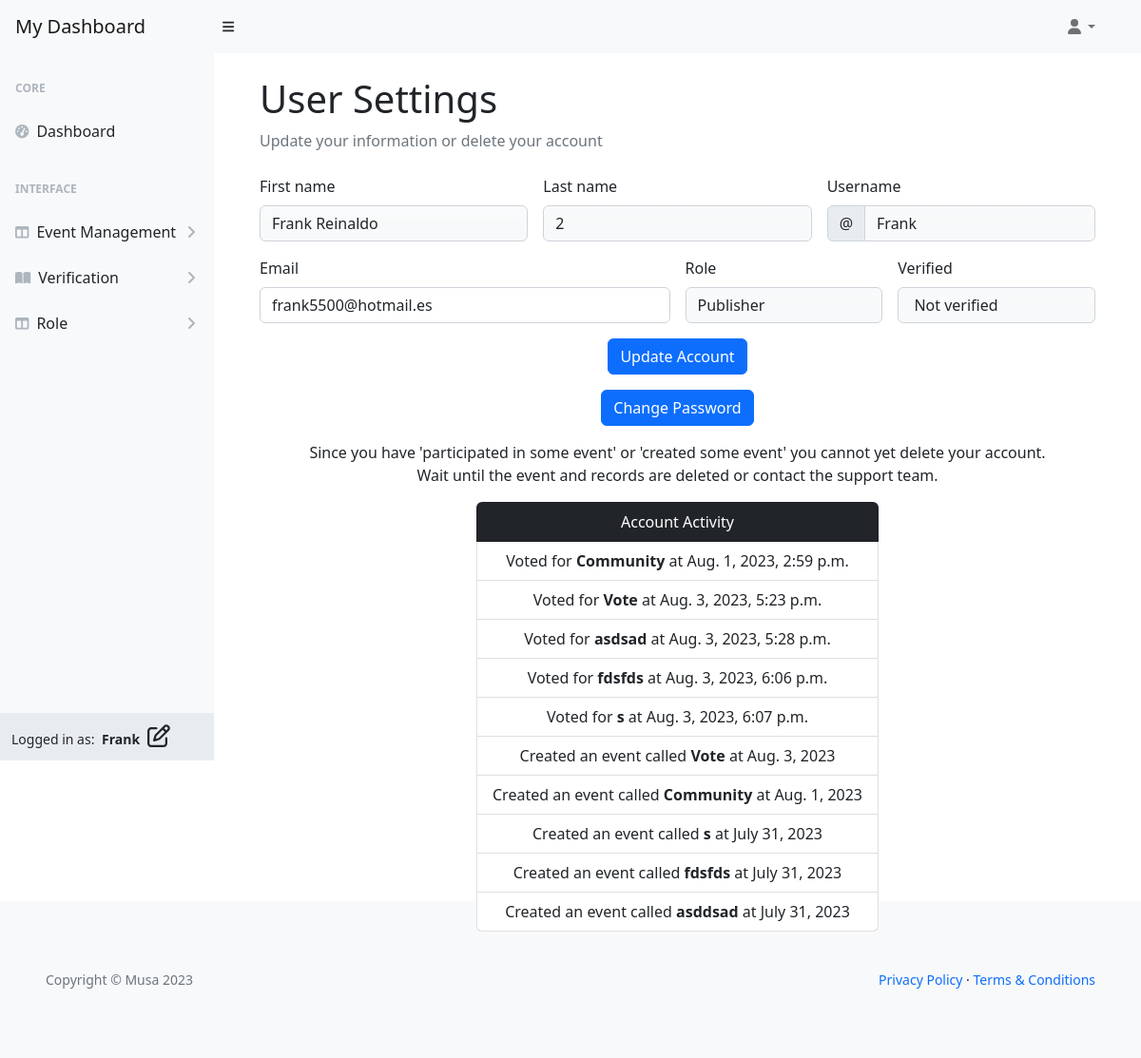
/user/settings/ (signed in), run on an earlier commit of the app's database.
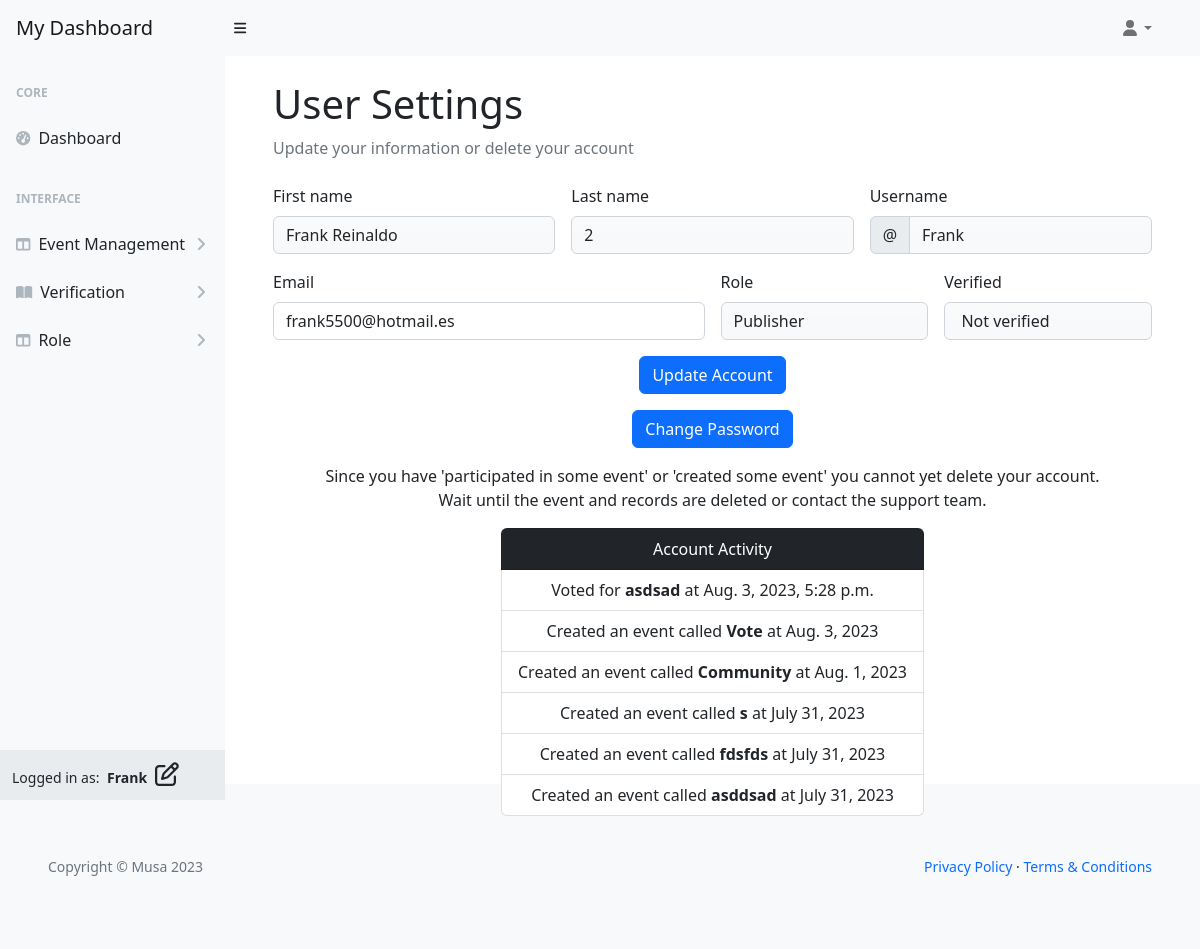
And on a later commit of the database.
### vote_management/models.py (models this page shows, shortened)
class VoteRecord(models.Model):
    voter = models.ForeignKey(
        'musa.UserProfile', on_delete=models.CASCADE, related_name="voter_record")
    vote_card = models.ForeignKey(
        VoteCard, on_delete=models.CASCADE, related_name="votecard_record")
    elected_person = models.ForeignKey('ElectedPerson',
                                       on_delete=models.CASCADE,
                                       related_name="elected_record")
    timestamp = models.DateTimeField(auto_now_add=True)
    class Meta:
        ordering = ['timestamp']

class VoteCard(models.Model):
    title = models.CharField(max_length=80, unique=True)
    slug = models.SlugField(max_length=200, unique=True)
    author = models.ForeignKey(
        'musa.UserProfile', on_delete=models.CASCADE, related_name="card_author")
    category = models.ForeignKey(
        Category, on_delete=models.CASCADE, related_name="categories")
    mission = models.CharField(max_length=80)
    location = models.CharField(max_length=80)
    description = models.TextField(max_length=264)
    expire = models.DateField()
    event_image = CloudinaryField('image', default='placeholder')
    vote_record = models.ManyToManyField('musa.UserProfile', through='VoteRecord',
                                         related_name='user_votes', blank=True)
    candidates = models.ManyToManyField('ElectedPerson', related_name='vote_cards',
                                        blank=True)
    status = models.IntegerField(choices=STATUS, default=0)
    excerpt = models.TextField(blank=True)
    type = models.IntegerField(choices=CARD_TYPE, default=0)
    created_on = models.DateField(auto_now_add=True)
    class Meta:
        ordering = ['-created_on']
    def __str__(self):
        return self.title

### user_profile/views.py (the view, shortened to what this page needs)
# urls.py: path('user/settings/', UserSettings.as_view(),
class UserSettings(UpdateView):
    model = UserProfile
    form_class = UserProfileForm
    template_name = 'backend/user-dashboard/settings.html'
    context_object_name = 'user_settings'
    def get_object(self, queryset=None):
        return self.request.user

### user_profile/views.py
class UserProfileForm(forms.ModelForm):
    class Meta:
        model = UserProfile
        fields = ['first_name', 'last_name', 'email']

### templates/backend/user-dashboard/settings.html (shortened to what the changed rows need)
{% extends "backend/user-dashboard/base.html" %}
{% load i18n %}
{% block content%}
<div id="layoutSidenav_content">
    <main>
        <div class="container-fluid px-5">
            <h1 class="mt-4">User Settings</h1>
            <form class="row g-3 needs-validation" method="POST" action="{% url 'user_settings' %}" novalidate>
                {% if user_settings.user_votes.all or user_settings.card_author.exists %}
                <div class="col-12 text-center">
                    <ul class="list-group d-inline-block">
                        <li class="list-group-item bg-dark text-white" aria-current="true">Account Activity</li>
                        {% for voter in user_settings.voter_record.all %}
                        <li class="list-group-item">Voted for <strong>{{ voter.vote_card }} </strong>at
                            {{ voter.timestamp }}</li>
                        {% endfor %}
                        {% for card in user_settings.card_author.all %}
                        <li class="list-group-item">Created an event called <strong>{{ card.title }} </strong>at
                            {{ card.created_on }}</li>
                        {% endfor %}
                    </ul>
                </div>
                {% else %}
                <div class="col-12 text-center">
                    <a class="btn btn-danger" href="{% url 'user_delete' %}">Delete Account</a>
                </div>
                {% endif %}
            </form>
        </div>
    </main>
</div>
{% endblock %}

What changed in the data, as far as the page shows it:
removed VoteRecord: vote_card "Community", timestamp "Aug. 1, 2023, 2:59 p.m."
removed VoteRecord: vote_card "Vote", timestamp "Aug. 3, 2023, 5:23 p.m."
removed VoteRecord: vote_card "fdsfds", timestamp "Aug. 3, 2023, 6:06 p.m."
removed VoteRecord: vote_card "s", timestamp "Aug. 3, 2023, 6:07 p.m."
